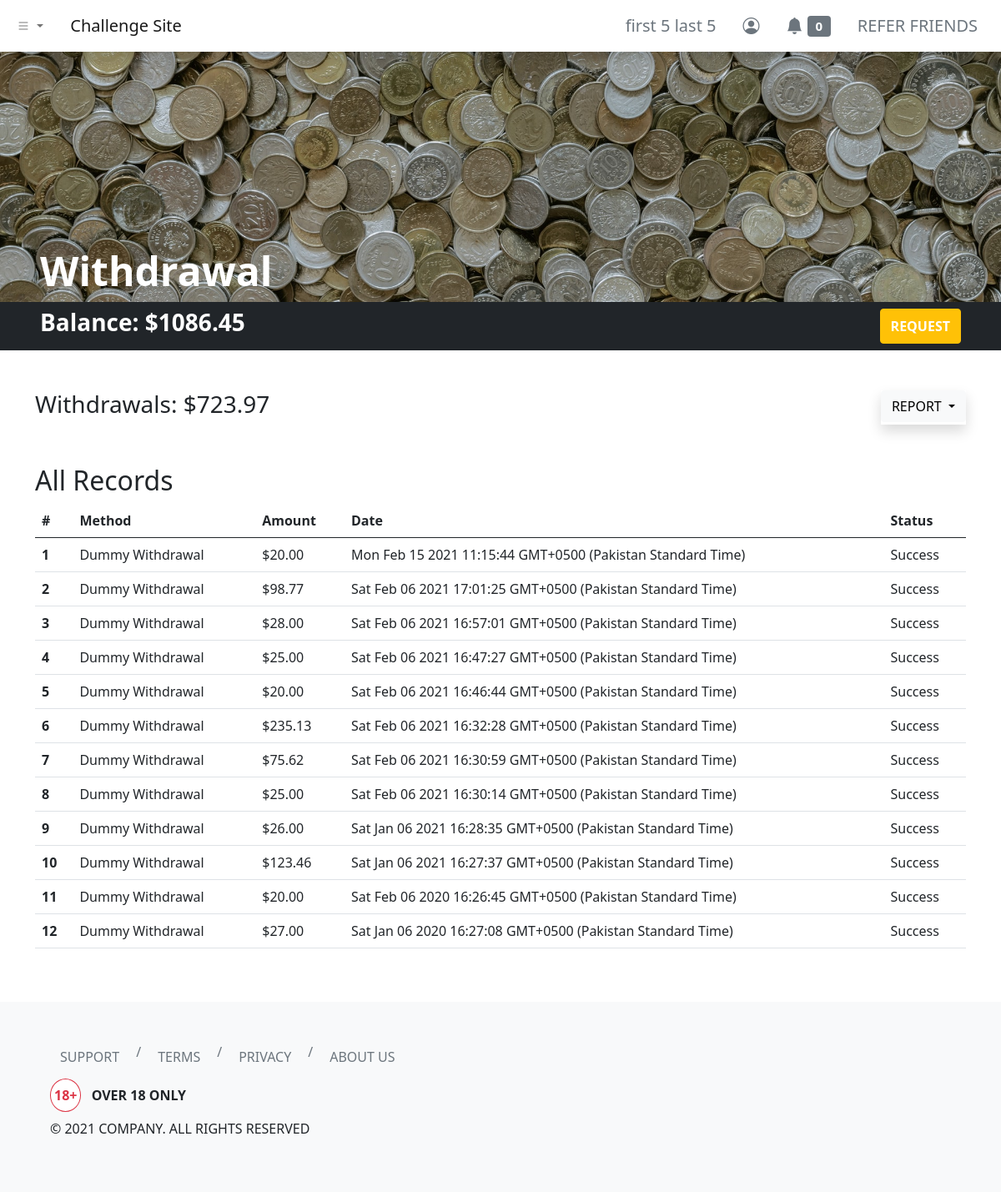
/dashboard/withdrawal/index.php (signed in), run on an earlier commit of the app's database.
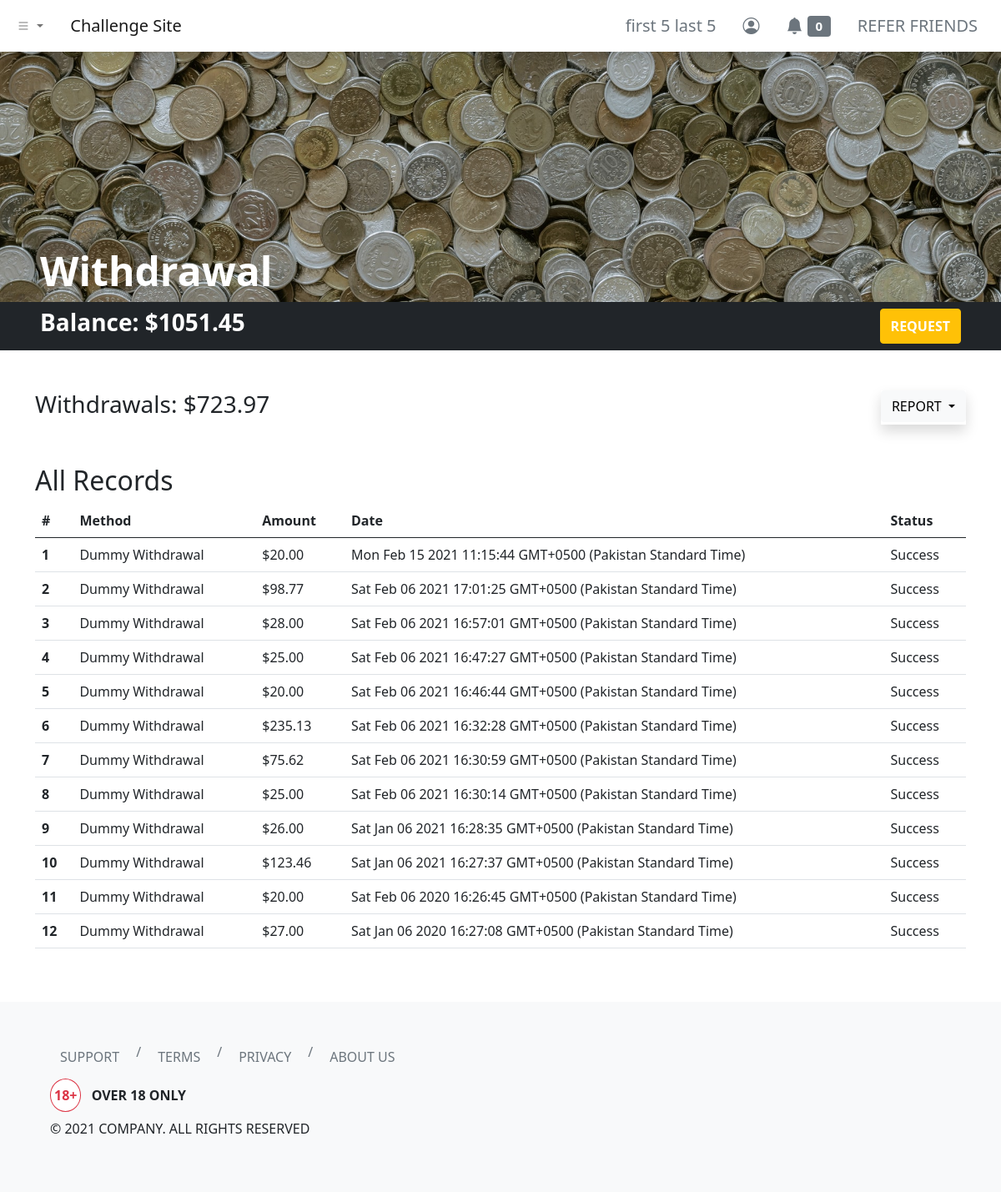
And on a later commit of the database.
### tables this page shows
CREATE TABLE `users` (
  `id` int(11) NOT NULL,
  `username` varchar(255) NOT NULL,
  `first_name` varchar(255) NOT NULL,
  `last_name` varchar(255) NOT NULL,
  `email` varchar(255) NOT NULL,
  `user_password` varchar(255) NOT NULL,
  `balance` decimal(65,30) UNSIGNED NOT NULL DEFAULT 0.000000000000000000000000000000
);

### dashboard/withdrawal/index.php (the view, shortened to what the changed rows need)
<?php
include '../../header.php';
?>
<link rel="stylesheet" href="./index.css">
<div class="hero bg-dark d-flex align-items-end px-5">
    <h1 class="text-white display-5 fw-bold">Withdrawal</h1>
</div>
<div class="container-fluid bg-dark py-2 px-5">
    <div class="row">
        <div class="col d-flex justify-content-between">
            <h3 class="text-white fw-bold">Balance:
                <?php
                include_once '../../php-apis/db-config.php';
                $user_id = $_SESSION['id'];
                $sql3 = "SELECT * FROM users WHERE id=$user_id";
                $result3 = mysqli_query($conn, $sql3);
                if (mysqli_num_rows($result3) > 0) {
                    while ($row3 = mysqli_fetch_assoc($result3)) {
                        echo '$' . number_format($row3['balance'], 2, '.', '');
                    }
                } else {
                    header("Location: ../../php-apis/logout.php");
                    die();
                }
                ?>
            </h3>
            <button type="button" class="btn btn-warning text-uppercase text-white fw-bold" data-bs-toggle="modal" data-bs-target="#withdrawalModal">
                Request
            </button>
        </div>
    </div>
</div>
<div class="container my-5">
    <div class="row">
        <div class="col">
            <h2 class="text-capitalize"><?php echo (isset($_GET['report-filter']) && !empty($_GET['report-filter'])) ? (str_replace("-", " ", mysqli_real_escape_string($conn, clean_input($_GET['report-filter'])))) : ("All") ?> Records</h2>
            <table class="table">
                <thead>
                    <tr>
                        <th scope="col">#</th>
                        <th scope="col">Method</th>
                        <th scope="col">Amount</th>
                        <th scope="col">Date</th>
                        <th scope="col">Status</th>
                    </tr>
                </thead>
                <tbody>
                    <?php
                    if (isset($_GET['report-filter']) && !empty($_GET['report-filter'])) {
                        $reportFilter = mysqli_real_escape_string($conn, clean_input($_GET["report-filter"]));
                        switch ($reportFilter) {
                            case "current-month":
                                $sql2 = "SELECT * FROM withdrawal_log WHERE MONTH(server_timestamp) = MONTH(CURRENT_DATE()) AND YEAR(server_timestamp) = YEAR(CURRENT_DATE()) AND withdrawal_by = $user_id ORDER BY server_timestamp DESC";
                                break;
                            case "previous-month":
                                $sql2 = "SELECT * FROM withdrawal_log WHERE YEAR(server_timestamp) = YEAR(CURRENT_DATE() - INTERVAL 1 MONTH) AND MONTH(server_timestamp) = MONTH(CURRENT_DATE() - INTERVAL 1 MONTH) AND withdrawal_by = $user_id ORDER BY server_timestamp DESC";
                                break;
                            case "current-year":
                                $sql2 = "SELECT * FROM withdrawal_log WHERE YEAR(server_timestamp) = YEAR(CURRENT_DATE()) AND withdrawal_by = $user_id ORDER BY server_timestamp DESC";
                                break;
                            case "all":
                                $sql2 = "SELECT * FROM withdrawal_log WHERE withdrawal_by = $user_id ORDER BY server_timestamp DESC";
                                break;
                            default:
                                $sql2 = "SELECT * FROM withdrawal_log WHERE withdrawal_by = $user_id ORDER BY server_timestamp DESC";
                        }
                    } else {
                        $sql2 = "SELECT * FROM withdrawal_log WHERE withdrawal_by = $user_id ORDER BY server_timestamp DESC";
                    }
                    $result2 = mysqli_query($conn, $sql2);
                    if (mysqli_num_rows($result2) > 0) {
                        $count = 1;
                        while ($row2 = mysqli_fetch_assoc($result2)) {
                    ?>
                            <tr>
                                <th scope="row"><?php echo $count; ?></th>
                            </tr>
                        <?php
                            $count++;
                        }
                    } else {
                        ?>
                        <tr>
                            <td colspan="4" class="text-center text-danger">No Records Found!</td>
                        </tr>
                    <?php } ?>
                </tbody>
            </table>
        </div>
    </div>
</div>
<?php
include '../../footer.php';
?>

### header.php (shortened to what the changed rows need)
<?php
function urlPrefix()
{
    if (basename(getcwd()) === basename(__DIR__)) {
        return './';
    } elseif (basename(dirname(getcwd())) === basename(__DIR__)) {
        return '../';
    } elseif (basename(dirname(dirname(getcwd()))) === basename(__DIR__)) {
        return '../../';
    } elseif (basename(dirname(dirname(dirname(getcwd())))) === basename(__DIR__)) {
        return '../../../';
    } else {
        return './';
    }
}
?>
<!DOCTYPE html>
<html lang="en">
<head>
    <link href="https://cdn.jsdelivr.net/npm/bootstrap@5.0.0-beta2/dist/css/bootstrap.min.css" rel="stylesheet">
    <link rel="stylesheet" href="https://cdn.jsdelivr.net/npm/bootstrap-icons@1.3.0/font/bootstrap-icons.css">
</head>
<body>
    <nav class="navbar navbar-expand-sm navbar-light bg-white shadow">
        <div class="container-fluid">
            <div class="collapse navbar-collapse" id="navbarNavDropdown">
                <ul class="navbar-nav ms-auto">
                    <?php if (isset($_SESSION['id'])) { ?>
                        <li class="nav-item">
                            <a class="btn btn-lg btn-outline-secondary border-0" aria-current="page" href="<?php echo urlPrefix() . 'dashboard/profile/'; ?>">
                                <?php
                                include_once urlPrefix() . 'php-apis/db-config.php';
                                $user_id = $_SESSION['id'];
                                $sql = "SELECT * FROM users WHERE id=$user_id";
                                $result = mysqli_query($conn, $sql);
                                if (mysqli_num_rows($result) > 0) {
                                    while ($row = mysqli_fetch_assoc($result)) {
                                        echo $row['first_name'] . ' ' . $row['last_name'];
                                    }
                                } else {
                                    header("Location: " . urlPrefix() . "php-apis/logout.php");
                                    die();
                                }
                                ?>
                            </a>
                        </li>
                    <?php } else { ?>
                        <li class="nav-item">
                            <a class="btn btn-lg btn-outline-secondary border-0" aria-current="page" href="<?php echo urlPrefix() . 'login/'; ?>">ENTER</a>
                        </li>
                    <?php } ?>
                </ul>
            </div>
        </div>
    </nav>

What changed in the data, as far as the page shows it:
changed users "first 5": balance "1086.45" → "1051.45"
